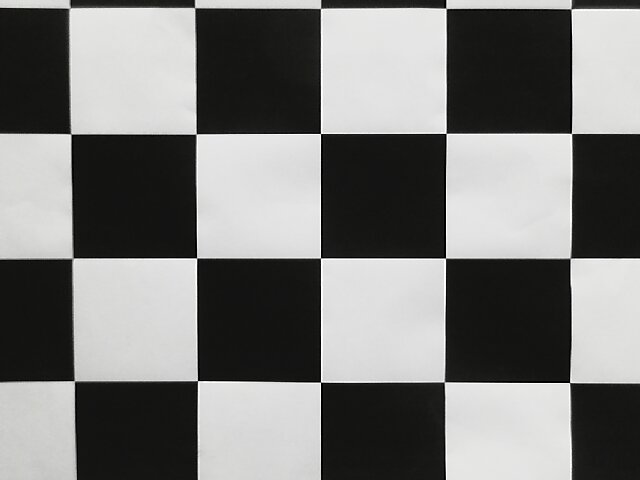
//> input picture Canny Edge/50c.jpg, 640 x 480 px
$ ./calibrate   (built with g++ and OpenCV 4)
//> lines starting //> are read from the running program, lines starting //| are printed output that depends on the picture; after the words box and inside, x2 and y2 are one past the last pixel; in counts of white or black regions, pixels touching at a corner belong together
#include "opencv2/highgui/highgui.hpp"
#include "opencv2/imgproc/imgproc.hpp"

#include <iostream>
#include <stdio.h>
#include <stdlib.h>
#include <typeinfo>
#include <math.h>
#include <cmath>
#include <fstream>

using namespace cv;

int main(int argc, char** argv){

	std::ofstream outputFile("x_data.txt");
	std::ofstream outputFile2("y_data.txt");

	int c, key, total_max;
	//Creates matrices available for filling later
	Mat src, gray, sobel_vert, sobel_horz, gaussian, canny_output, canny_eroded;

	int original_height = 5; //in cm
	double laser_theta = CV_PI/6; //degrees
	int focal_length = 0.184; //in cm

	src = imread("50c.jpg", 1);
//> src is the input picture: 480 rows x 640 cols, CV_8UC3; mean B, G, R 120.8, 122.3, 122.3
	printf("Image loaded\n");

	cvtColor(src, gray, CV_BGR2GRAY);

	Canny(gray, canny_output, 40, 350, 3);
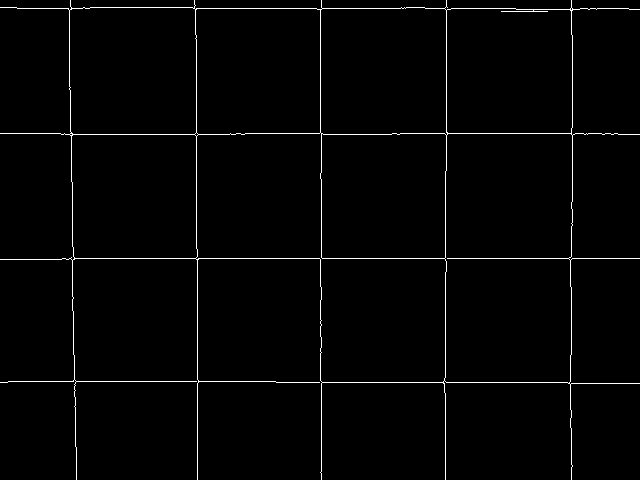
//> canny_output: 480 rows x 640 cols, CV_8UC1; 1.6% white in thin lines or dots
	Mat element = getStructuringElement(MORPH_CROSS, Size(5, 5), Point(2, 2));
	dilate(canny_output, canny_eroded, element);
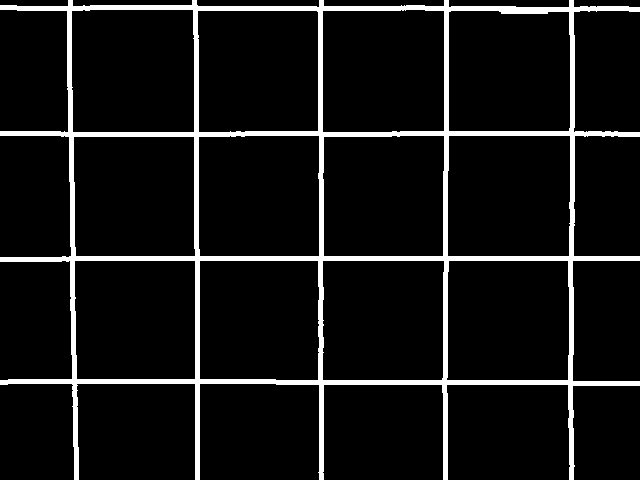
//> canny_eroded: 480 rows x 640 cols, CV_8UC1; 7.9% white; 1 white region, box (x1, y1, x2, y2) and area: (0, 0, 640, 480) 24408

	Mat drawing = Mat::zeros( canny_output.size(), CV_8UC3 );

	Sobel(canny_eroded, sobel_horz, -1, 0, 1, 3, 1); //filters out vertical lines, leaves horizontal
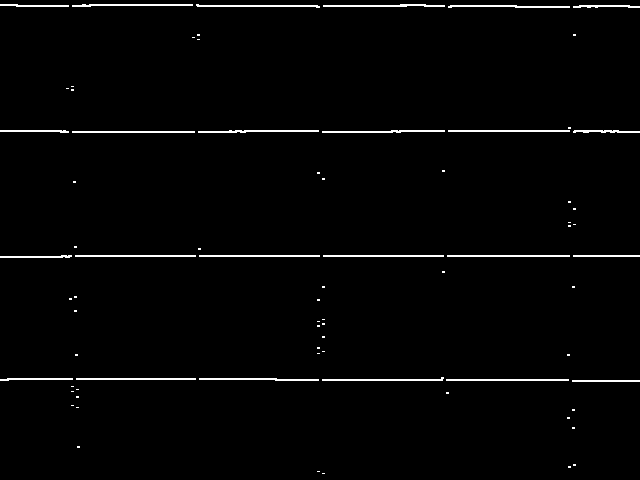
//> sobel_horz: 480 rows x 640 cols, CV_8UC1; 1.7% white in thin lines or dots

	std::vector<Vec4i> lines;
	HoughLinesP(canny_eroded, lines, 1, CV_PI/180, 80, 150, 2);
//> lines = 20 lines (x1, y1, x2, y2), first 8: [0, 382, 639, 382], [0, 133, 639, 133], [0, 260, 639, 260], [0, 258, 639, 258], [0, 257, 639, 257], [0, 259, 639, 259], [0, 134, 639, 134], [0, 8, 639, 8]
	int size = lines.size();
//> size = 20

	printf("num horz lines %d\n", size);
//| num horz lines 20

	for(size_t i=0; i < lines.size(); i++){
		//Drawing each line that we've found
		line(drawing, Point(lines[i][0], lines[i][1]), Point(lines[i][2], lines[i][3]), Scalar(0,255,0), 2, 8);
	}
//> this loop made 20 passes
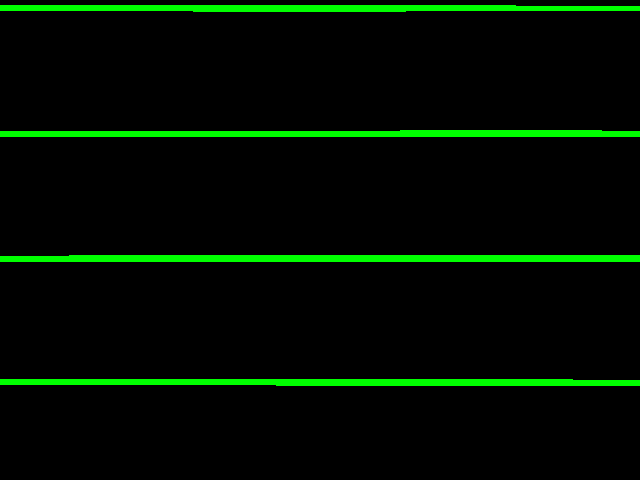
//> drawing: 480 rows x 640 cols, CV_8UC3; mean B, G, R 0, 13.7, 0

	std::vector<Vec4i> lines2;
	HoughLinesP(canny_eroded, lines2, 1, CV_PI/180, 80, 150, 15);
//> lines2 = 50 lines (x1, y1, x2, y2), first 8: [0, 382, 639, 382], [0, 133, 639, 133], [0, 260, 639, 260], [0, 258, 639, 258], [0, 257, 639, 257], [0, 259, 639, 259], [0, 134, 639, 134], [0, 8, 639, 8]
	Sobel(canny_eroded, sobel_vert, -1, 1, 0, 3, 1); //opposite, leaves vertical lines
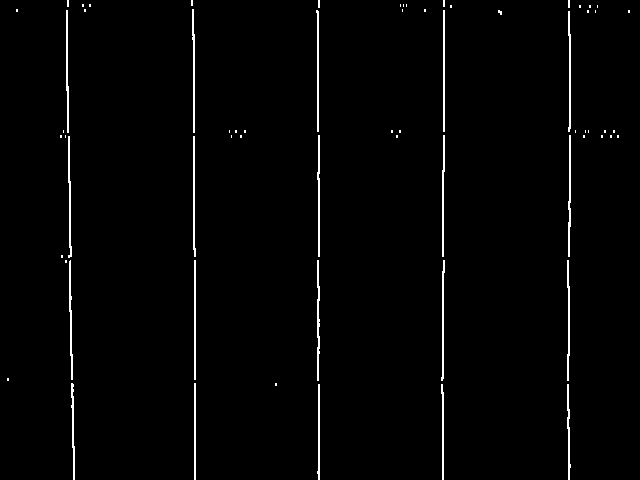
//> sobel_vert: 480 rows x 640 cols, CV_8UC1; 1.6% white in thin lines or dots

	for(size_t i=0; i < lines2.size(); i++){
		//Drawing each vertical line that we've found
		line(drawing, Point(lines2[i][0], lines2[i][1]), Point(lines2[i][2], lines2[i][3]), Scalar(0,0,255), 2, 8);

			Point vert_point0(lines2[i][0], lines2[i][1]);
			Point vert_point1(lines2[i][2], lines2[i][3]);
				    outputFile << vert_point0.x << ",";
				    outputFile2 << vert_point0.y << ",";

				    outputFile << vert_point1.x << ",";
				    outputFile2 << vert_point1.y << ",";


		for(size_t j=0; j < lines.size(); j+=5){
			//finding intersections
			Point horz_point0(lines[j][0], lines[j][1]);
			Point horz_point1(lines[j][2], lines[j][3]);


			Point x = horz_point0 - vert_point0;
		    Point d1 = horz_point1 - horz_point0;
		    Point d2 = vert_point1 - vert_point0;

		    float cross = d1.x*d2.y - d1.y*d2.x;
		    double t1 = (x.x * d2.y - x.y * d2.x)/cross;
		    Point r = horz_point0 + d1 * t1;

		    circle(src, horz_point0, 3, Scalar(255, 0, 0), 1, 8, 0);
		    	outputFile << horz_point0.x << ",";
				outputFile2 << horz_point0.y << ",";

				outputFile << horz_point1.x << ",";
				outputFile2 << horz_point1.y << ",";

		    circle(src, vert_point0, 3, Scalar(255, 0, 0), 1, 8, 0);
		    //outputFile << " " << std::endl;
		}

	}
//> this loop made 50 passes
//> (vert_point0, vert_point1) on passes 1 to 12: (Point(0, 382), Point(639, 382)), (Point(0, 133), Point(639, 133)), (Point(0, 260), Point(639, 260)), (Point(0, 258), Point(639, 258)), (Point(0, 257), Point(639, 257)), (Point(0, 259), Point(639, 259)), (Point(0, 134), Point(639, 134)), (Point(0, 8), Point(639, 8)), (Point(62, 256), Point(639, 256)), (Point(0, 135), Point(639, 135)), (Point(0, 9), Point(639, 9)), (Point(0, 7), Point(639, 7))
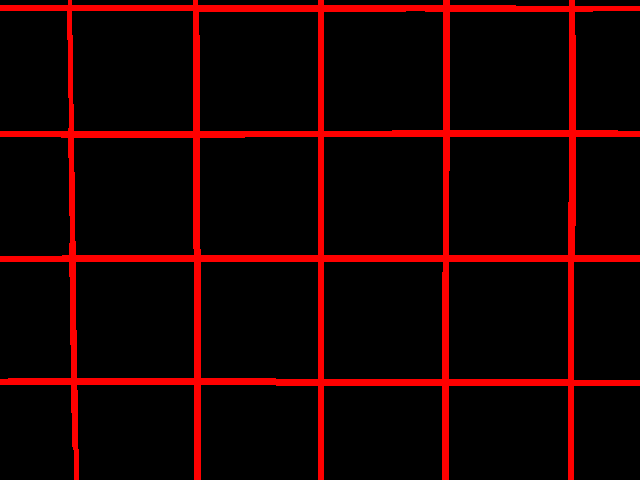
//> drawing: 480 rows x 640 cols, CV_8UC3; 10.3% of pixels changed, all inside (x1, y1, x2, y2) = (0, 0, 640, 480)
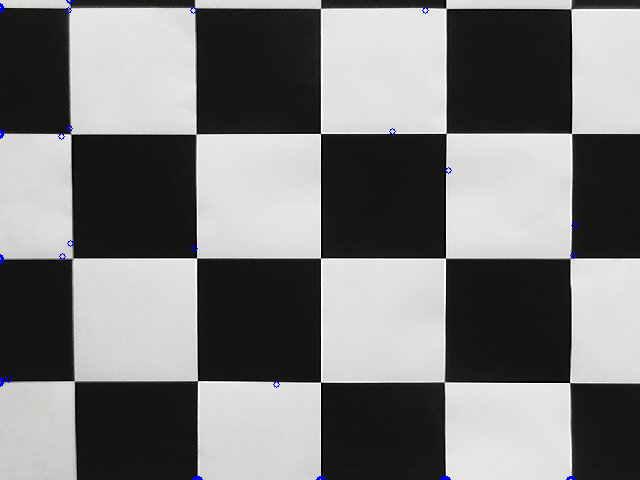
//> src: 480 rows x 640 cols, CV_8UC3; 0.15% of pixels changed, all inside (x1, y1, x2, y2) = (0, 0, 578, 480)

	outputFile.close();
	outputFile2.close();


	imshow("src", src);
	imshow("vert sobel", sobel_vert);
	imshow("canny", drawing);
	waitKey(0);

	return 0;
}

$ run again, with Canny Edge/100c.jpg copied over Canny Edge/50c.jpg
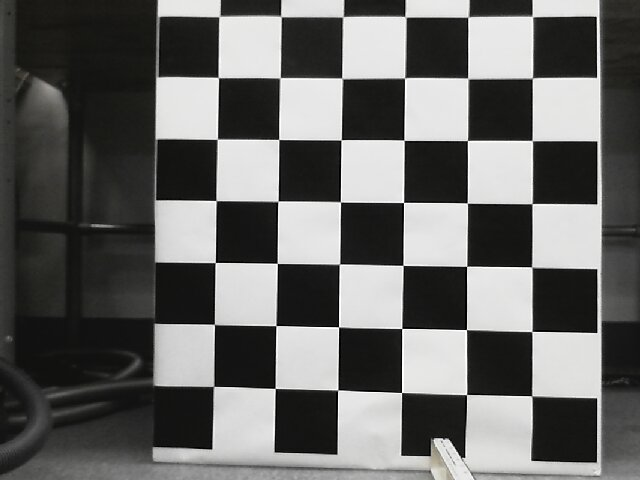
//> input picture Canny Edge/100c.jpg, 640 x 480 px
//> src is the input picture: 480 rows x 640 cols, CV_8UC3; mean B, G, R 101.6, 103, 103.1
//> canny_output: 480 rows x 640 cols, CV_8UC1; 2.8% white in thin lines or dots
//> canny_eroded: 480 rows x 640 cols, CV_8UC1; 13% white; 3 white regions, box (x1, y1, x2, y2) and area: (80, 0, 640, 480) 38829, (17, 75, 71, 195) 884, (75, 222, 131, 231) 358
//> sobel_horz: 480 rows x 640 cols, CV_8UC1; 2.8% white in thin lines or dots
//> lines = 60 lines (x1, y1, x2, y2), first 8: [152, 202, 603, 202], [467, 457, 467, 0], [154, 262, 603, 270], [601, 475, 601, 0], [602, 474, 602, 44], [533, 462, 533, 0], [275, 454, 281, 82], [156, 16, 600, 16]
//> size = 60
//| num horz lines 60
//> the loop `for(size_t i=0; i < lines.size(); i++)` made 60 passes
//> lines2 = 78 lines (x1, y1, x2, y2), first 8: [152, 202, 603, 202], [467, 472, 467, 0], [154, 262, 603, 270], [601, 475, 601, 0], [602, 474, 602, 34], [533, 475, 533, 0], [275, 471, 281, 82], [156, 16, 600, 16]
//> sobel_vert: 480 rows x 640 cols, CV_8UC1; 2.8% white in thin lines or dots
//> the loop `for(size_t i=0; i < lines2.size(); i++)` made 78 passes
//> after the loop `for(size_t i=0; i < lines2.size(); i++)`:
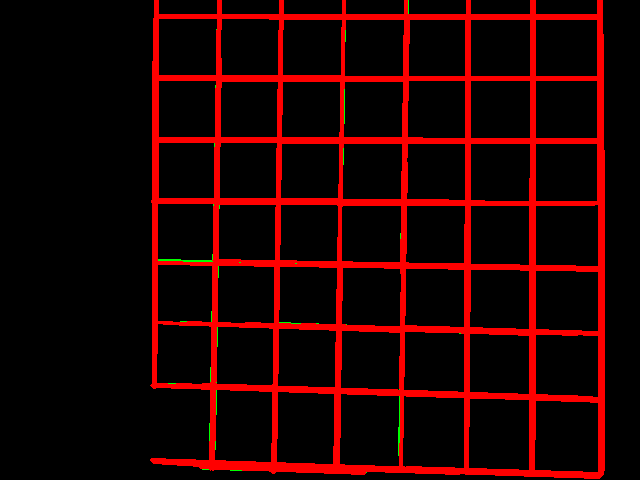
//> drawing: 480 rows x 640 cols, CV_8UC3; mean B, G, R 0, 0.4, 35.5
//> after the loop `for(size_t i=0; i < lines2.size(); i++)`:
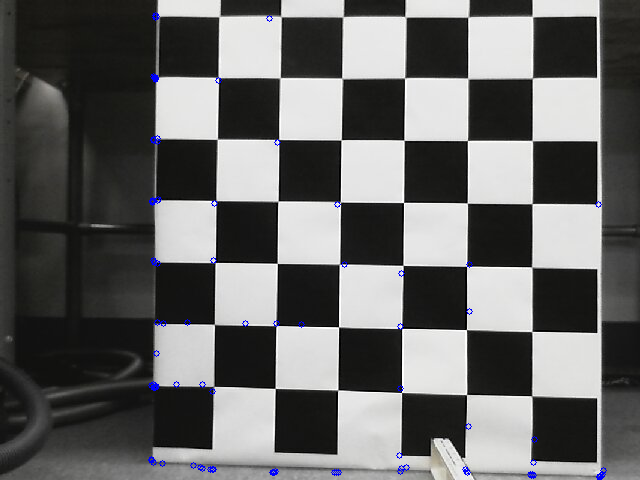
//> src: 480 rows x 640 cols, CV_8UC3; 0.38% of pixels changed, all inside (x1, y1, x2, y2) = (148, 12, 607, 480)
